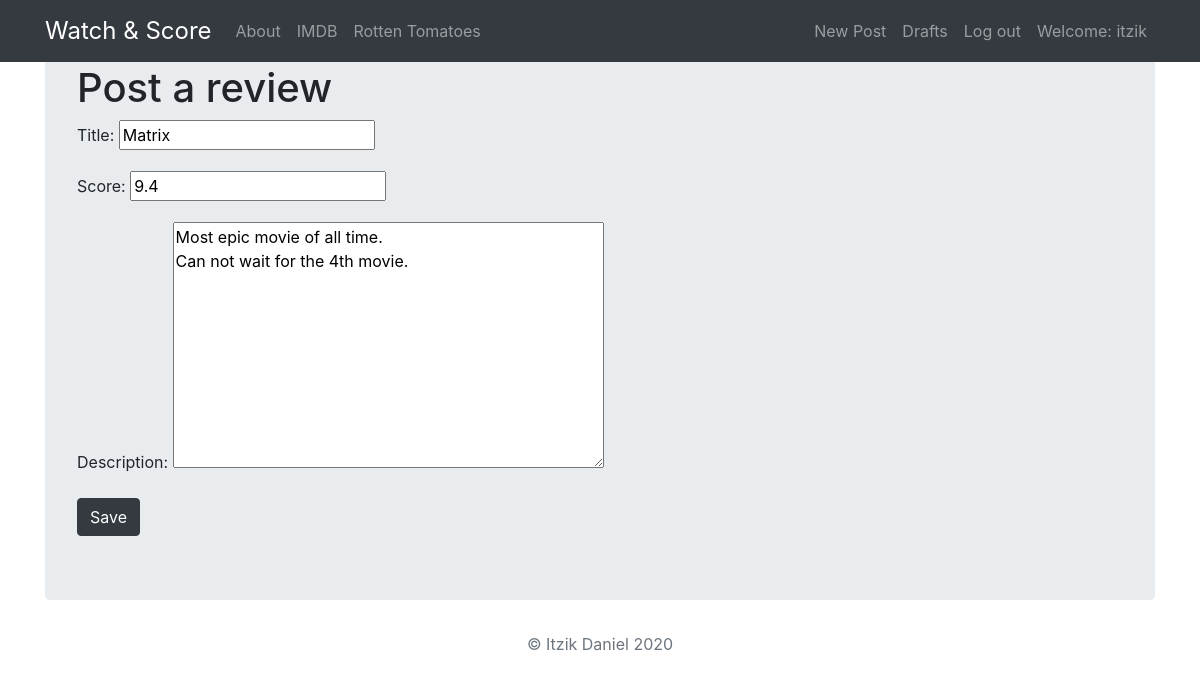
Screenshot of /post/1/edit/ (signed in) with the database file from the repository.
### movies_app/models.py (models this page shows, shortened)
class Post(models.Model):
    post_user = models.ForeignKey('auth.User',on_delete=models.CASCADE)
    title = models.CharField(max_length=256)
    score = models.DecimalField(max_digits=2, decimal_places=1)
    description = models.TextField()
    created_date = models.DateTimeField(default=timezone.now)
    published_date = models.DateTimeField(blank=True, null=True)

### movies_app/views.py (the view, shortened to what this page needs)
# urls.py: path('post/<int:pk>/edit/', views.PostUpdateView.as_view(), name='post_edit'),
class PostUpdateView(LoginRequiredMixin,UserPassesTestMixin,UpdateView):
    login_url = '/login/'
    redirect_field_name = 'movies_app/post_detail.html'
    model = Post
    fields = ('title','score', 'description')
    def test_func(self):
        post = self.get_object()
        if self.request.user == post.post_user:
            return True
        return False

### movies_app/templates/movies_app/post_form.html (shortened to what this page needs)
{% extends 'movies_app/base.html' %}
{% block content %}
    <h1>Post a review</h1>
    <form method="POST">
    {{form.as_p}}
    <button type="submit" class="btn btn-dark">Save</button>
    </form>
{% endblock %}

### movies_app/templates/movies_app/base.html (shortened to what this page needs)
<!DOCTYPE html>
{% load static %}
<html>
  <head>
    <link href="https://stackpath.bootstrapcdn.com/bootstrap/4.4.1/css/bootstrap.min.css" rel="stylesheet">
    <link href="https://maxcdn.bootstrapcdn.com/font-awesome/4.7.0/css/font-awesome.min.css" rel="stylesheet">
    <link rel="stylesheet" href="{% static 'css/movie.css' %}">
  </head>
  <body>
      <nav class="navbar navbar-expand-md navbar navbar-dark bg-dark fixed-top">
      <div class="container">
        <div class="navbar-nav align-items-center">
          <a class="navbar-brand brand" href="{% url 'post_list' %}">Watch & Score</a>
          <a class="nav-item nav-link" href="{% url 'about' %}">About</a>
          <a class="nav-item nav-link" href="https://www.imdb.com/">IMDB</a>
          <a class="nav-item nav-link" href="https://www.rottentomatoes.com/">Rotten Tomatoes</a>
        </div>
        <div class="navbar-nav align-items-center ml-auto">
          {% if user.is_authenticated %}
            <a class="nav-item nav-link" href="{% url 'post_new' %}">New Post</a>
            <a class="nav-item nav-link" href="{% url 'draft_list' %}">Drafts</a>
            <a class="nav-item nav-link" href="{% url 'accounts:logout' %}">Log out</a>
            <a class="nav-item nav-link">Welcome: {{ user.username }}</a>
          {% else %}
            <a class="nav-item nav-link" href="{% url 'accounts:login' %}" >Log in</a>
            <a class="nav-item nav-link" href="{% url 'accounts:signup' %}">Sign up</a>
          {% endif %}
        </div>
      </div>
    </nav>
         <div class="container">
          <div class="jumbotron">
              <div class="row">
                  <div class="col-md-8">
                      {% block content %}
                      {% endblock %}
                    </div>
                  </div>
              </div>
          </div>
  </body>
</html>
<footer class="text-muted">
  <div class="container text-center">
    <p>© Itzik Daniel {% now "Y" %}</p>
    </div>
</footer>

### movies_app/static/css/movie.css (style rules this page uses)
.brand { font-size: 1.5em; }

### rows the page displays
Post: title "Matrix", score "9.4", description "Most epic movie of all time. Can not wait for the 4th movie."

### other values shown
{{ user.username }} "itzik"
